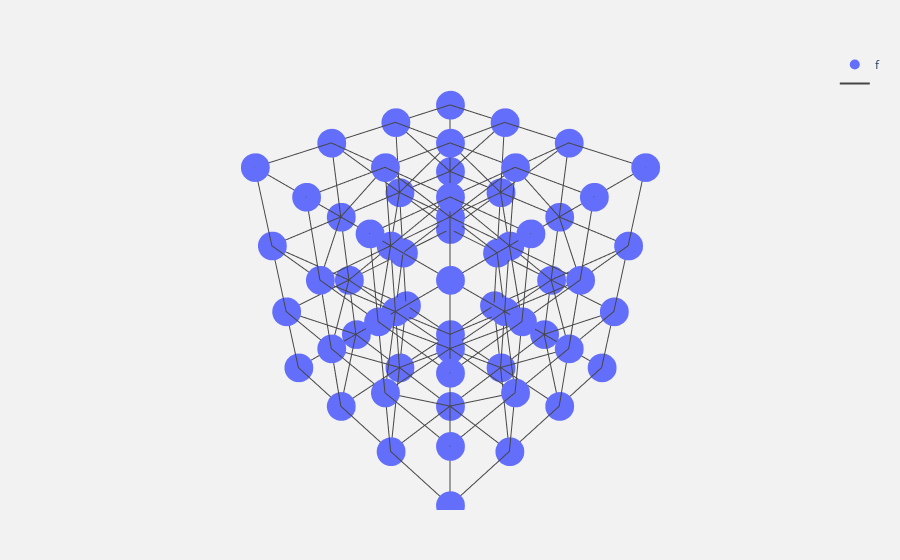
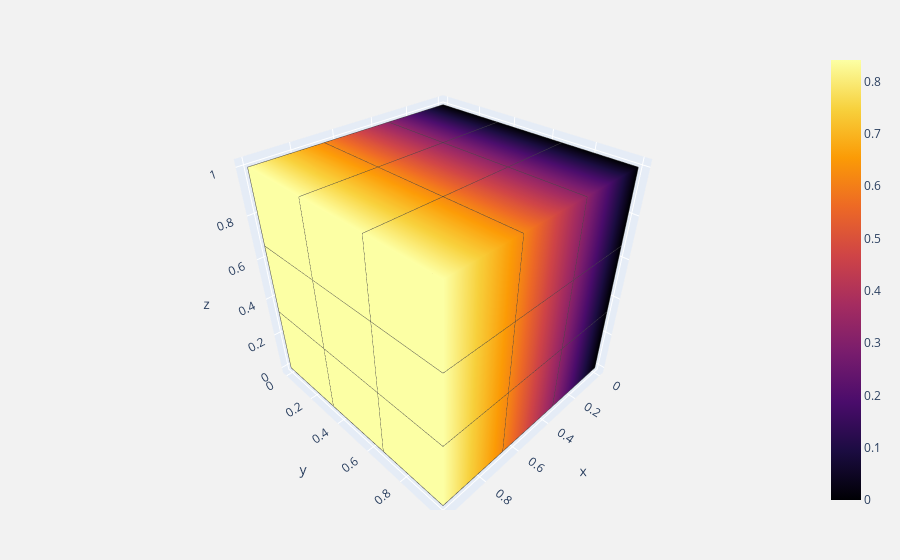
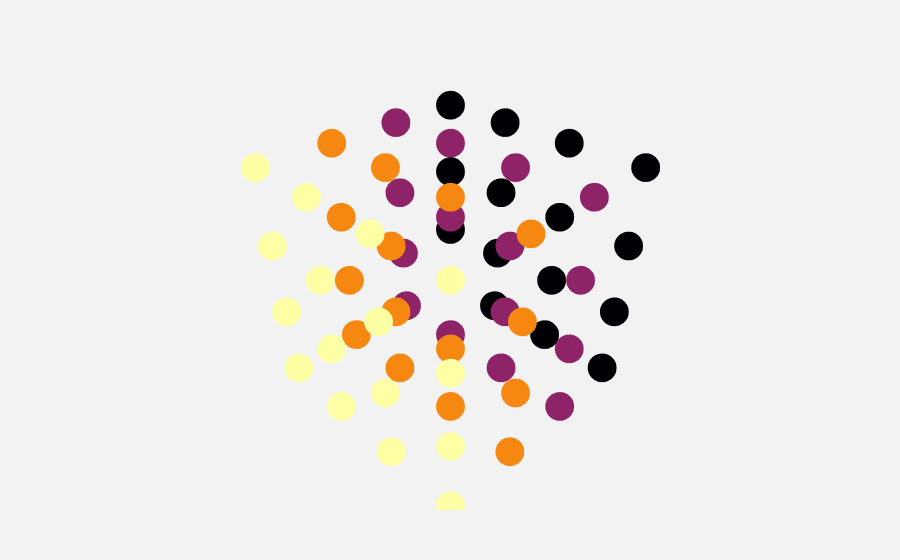
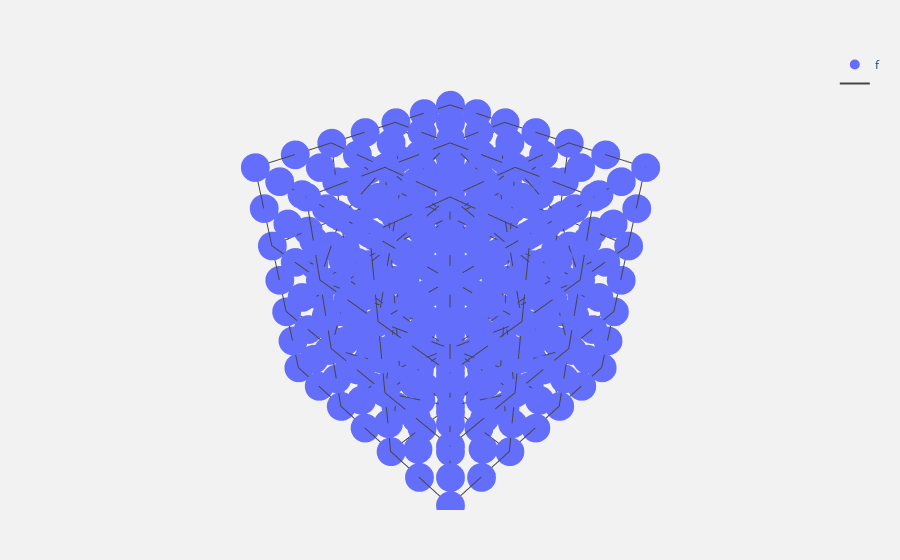

Here is the notebook cell these charts were saved with, in order:
### Code cell
for degree in [1, 2]: 
    V = df.FunctionSpace(mesh, "CG", degree)
    p = df.Function(V)
    p.interpolate(df.Expression("sin(x[0])", degree=1))
    plot(V)
    plot(p, show_grid=True)
    plot(p, scatter=True, wireframe=False)

### Figure 1 — Plotly figure (JSON) as saved in the notebook; plotly's stock layout.template omitted (floating-point values rounded to 4 significant figures; data arrays with more than 128 entries replaced by an {"elided": "..."} marker saying what was removed)
{"data": [{"marker": {"size": 10}, "mode": "markers", "name": "f", "type": "scatter3d", "uid": "e21d2aa3-2888-4c78-bead-a8c1900699c3", "x": [0, 0, 0.3333, 0.3333, 0, 0, 0.3333, 0.3333, 0.6667, 0.6667, 0, 0.3333, 0, 0.6667, 0, 0.3333, 0.3333, 0.6667, 0.6667, 1, 1, 0, 0.3333, 0, 0.3333, 0, 0.6667, 1, 1, 0.6667, 0.3333, 0.3333, 0, 0.3333, 0, 0.3333, 0, 0.6667, 0.6667, 1, 1, 0.6667, 1, 1, 0.6667, 0.6667, 0.6667, 1, 1, 0.3333, 0, 0.3333, 0, 0.6667, 1, 1, 0.6667, 1, 1, 1, 1, 0.6667, 0.3333, 0], "y": [0, 0, 0.3333, 0, 0.3333, 0, 0.3333, 0, 0.3333, 0, 0.3333, 0.6667, 0.6667, 0.6667, 0, 0.3333, 0, 0.3333, 0, 0.3333, 0, 0.3333, 0.6667, 0.6667, 1, 1, 0.6667, 0.6667, 1, 1, 0, 0.3333, 0.3333, 0.6667, 0.6667, 1, 1, 0.3333, 0, 0.3333, 0, 0.6667, 0.6667, 1, 1, 0, 0.3333, 0.3333, 0, 0.6667, 0.6667, 1, 1, 0.6667, 0.6667, 1, 1, 0, 0.3333, 0.6667, 1, 1, 1, 1], "z": [1, 0.6667, 1, 1, 1, 0.3333, 0.6667, 0.6667, 1, 1, 0.6667, 1, 1, 1, 0, 0.3333, 0.3333, 0.6667, 0.6667, 1, 1, 0.3333, 0.6667, 0.6667, 1, 1, 0.6667, 1, 1, 1, 0, 0, 0, 0.3333, 0.3333, 0.6667, 0.6667, 0.3333, 0.3333, 0.6667, 0.6667, 0.3333, 0.6667, 0.6667, 0.6667, 0, 0, 0.3333, 0.3333, 0, 0, 0.3333, 0.3333, 0, 0.3333, 0.3333, 0.3333, 0, 0, 0, 0, 0, 0, 0]}, {"hoverinfo": "none", "line": {"color": "rgb(70,70,70)", "width": 2}, "mode": "lines", "name": "", "type": "scatter3d", "uid": "77035ddc-af6d-452e-a092-3fa8ee06375b", "x": {"elided": "810 float values"}, "y": {"elided": "810 float values"}, "z": {"elided": "810 float values"}}], "layout": {"hovermode": "closest", "margin": {"b": 50, "l": 80, "r": 80, "t": 50}, "paper_bgcolor": "rgb(242, 242, 242)", "scene": {"aspectmode": "data", "xaxis": {"visible": false}, "yaxis": {"visible": false}, "zaxis": {"visible": false}}}}

### Figure 2 — Plotly figure (JSON) as saved in the notebook; plotly's stock layout.template omitted (floating-point values rounded to 4 significant figures; data arrays with more than 128 entries replaced by an {"elided": "..."} marker saying what was removed)
{"data": [{"colorscale": [[0, "#000004"], [0.1111, "#1b0c41"], [0.2222, "#4a0c6b"], [0.3333, "#781c6d"], [0.4444, "#a52c60"], [0.5556, "#cf4446"], [0.6667, "#ed6925"], [0.7778, "#fb9b06"], [0.8889, "#f7d13d"], [1, "#fcffa4"]], "flatshading": true, "hoverinfo": "all", "i": {"elided": "378 int values"}, "intensity": [0, 0.3272, 0.6184, 0.8415, 0, 0.3272, 0.6184, 0.8415, 0, 0.3272, 0.6184, 0.8415, 0, 0.3272, 0.6184, 0.8415, 0, 0.3272, 0.6184, 0.8415, 0, 0.3272, 0.6184, 0.8415, 0, 0.3272, 0.6184, 0.8415, 0, 0.3272, 0.6184, 0.8415, 0, 0.3272, 0.6184, 0.8415, 0, 0.3272, 0.6184, 0.8415, 0, 0.3272, 0.6184, 0.8415, 0, 0.3272, 0.6184, 0.8415, 0, 0.3272, 0.6184, 0.8415, 0, 0.3272, 0.6184, 0.8415, 0, 0.3272, 0.6184, 0.8415, 0, 0.3272, 0.6184, 0.8415], "intensitymode": "vertex", "j": {"elided": "378 int values"}, "k": {"elided": "378 int values"}, "lighting": {"ambient": 1}, "name": "", "showscale": true, "text": ["val:0.00000", "val:0.32719", "val:0.61837", "val:0.84147", "val:0.00000", "val:0.32719", "val:0.61837", "val:0.84147", "val:0.00000", "val:0.32719", "val:0.61837", "val:0.84147", "val:0.00000", "val:0.32719", "val:0.61837", "val:0.84147", "val:0.00000", "val:0.32719", "val:0.61837", "val:0.84147", "val:0.00000", "val:0.32719", "val:0.61837", "val:0.84147", "val:0.00000", "val:0.32719", "val:0.61837", "val:0.84147", "val:0.00000", "val:0.32719", "val:0.61837", "val:0.84147", "val:0.00000", "val:0.32719", "val:0.61837", "val:0.84147", "val:0.00000", "val:0.32719", "val:0.61837", "val:0.84147", "val:0.00000", "val:0.32719", "val:0.61837", "val:0.84147", "val:0.00000", "val:0.32719", "val:0.61837", "val:0.84147", "val:0.00000", "val:0.32719", "val:0.61837", "val:0.84147", "val:0.00000", "val:0.32719", "val:0.61837", "val:0.84147", "val:0.00000", "val:0.32719", "val:0.61837", "val:0.84147", "val:0.00000", "val:0.32719", "val:0.61837", "val:0.84147"], "type": "mesh3d", "uid": "99b33178-aaf1-44df-b27f-dd40e8bef8c3", "x": [0, 0.3333, 0.6667, 1, 0, 0.3333, 0.6667, 1, 0, 0.3333, 0.6667, 1, 0, 0.3333, 0.6667, 1, 0, 0.3333, 0.6667, 1, 0, 0.3333, 0.6667, 1, 0, 0.3333, 0.6667, 1, 0, 0.3333, 0.6667, 1, 0, 0.3333, 0.6667, 1, 0, 0.3333, 0.6667, 1, 0, 0.3333, 0.6667, 1, 0, 0.3333, 0.6667, 1, 0, 0.3333, 0.6667, 1, 0, 0.3333, 0.6667, 1, 0, 0.3333, 0.6667, 1, 0, 0.3333, 0.6667, 1], "y": [0, 0, 0, 0, 0.3333, 0.3333, 0.3333, 0.3333, 0.6667, 0.6667, 0.6667, 0.6667, 1, 1, 1, 1, 0, 0, 0, 0, 0.3333, 0.3333, 0.3333, 0.3333, 0.6667, 0.6667, 0.6667, 0.6667, 1, 1, 1, 1, 0, 0, 0, 0, 0.3333, 0.3333, 0.3333, 0.3333, 0.6667, 0.6667, 0.6667, 0.6667, 1, 1, 1, 1, 0, 0, 0, 0, 0.3333, 0.3333, 0.3333, 0.3333, 0.6667, 0.6667, 0.6667, 0.6667, 1, 1, 1, 1], "z": [0, 0, 0, 0, 0, 0, 0, 0, 0, 0, 0, 0, 0, 0, 0, 0, 0.3333, 0.3333, 0.3333, 0.3333, 0.3333, 0.3333, 0.3333, 0.3333, 0.3333, 0.3333, 0.3333, 0.3333, 0.3333, 0.3333, 0.3333, 0.3333, 0.6667, 0.6667, 0.6667, 0.6667, 0.6667, 0.6667, 0.6667, 0.6667, 0.6667, 0.6667, 0.6667, 0.6667, 0.6667, 0.6667, 0.6667, 0.6667, 1, 1, 1, 1, 1, 1, 1, 1, 1, 1, 1, 1, 1, 1, 1, 1]}, {"hoverinfo": "none", "line": {"color": "rgb(70,70,70)", "width": 2}, "mode": "lines", "name": "", "type": "scatter3d", "uid": "0a946342-f2a3-407c-8903-3b99da98109d", "x": {"elided": "810 float values"}, "y": {"elided": "810 float values"}, "z": {"elided": "810 float values"}}], "layout": {"hovermode": "closest", "margin": {"b": 50, "l": 80, "r": 80, "t": 50}, "paper_bgcolor": "rgb(242, 242, 242)", "scene": {"aspectmode": "data", "xaxis": {"visible": true}, "yaxis": {"visible": true}, "zaxis": {"visible": true}}}}

### Figure 3 — Plotly figure (JSON) as saved in the notebook; plotly's stock layout.template omitted (floating-point values rounded to 4 significant figures)
{"data": [{"hoverinfo": "all", "marker": {"color": [0, 0, 0.3272, 0.3272, 0, 0, 0.3272, 0.3272, 0.6184, 0.6184, 0, 0.3272, 0, 0.6184, 0, 0.3272, 0.3272, 0.6184, 0.6184, 0.8415, 0.8415, 0, 0.3272, 0, 0.3272, 0, 0.6184, 0.8415, 0.8415, 0.6184, 0.3272, 0.3272, 0, 0.3272, 0, 0.3272, 0, 0.6184, 0.6184, 0.8415, 0.8415, 0.6184, 0.8415, 0.8415, 0.6184, 0.6184, 0.6184, 0.8415, 0.8415, 0.3272, 0, 0.3272, 0, 0.6184, 0.8415, 0.8415, 0.6184, 0.8415, 0.8415, 0.8415, 0.8415, 0.6184, 0.3272, 0], "colorscale": [[0, "#000004"], [0.1111, "#1b0c41"], [0.2222, "#4a0c6b"], [0.3333, "#781c6d"], [0.4444, "#a52c60"], [0.5556, "#cf4446"], [0.6667, "#ed6925"], [0.7778, "#fb9b06"], [0.8889, "#f7d13d"], [1, "#fcffa4"]], "size": 10}, "mode": "markers", "text": ["val:0.00000", "val:0.00000", "val:0.32719", "val:0.32719", "val:0.00000", "val:0.00000", "val:0.32719", "val:0.32719", "val:0.61837", "val:0.61837", "val:0.00000", "val:0.32719", "val:0.00000", "val:0.61837", "val:0.00000", "val:0.32719", "val:0.32719", "val:0.61837", "val:0.61837", "val:0.84147", "val:0.84147", "val:0.00000", "val:0.32719", "val:0.00000", "val:0.32719", "val:0.00000", "val:0.61837", "val:0.84147", "val:0.84147", "val:0.61837", "val:0.32719", "val:0.32719", "val:0.00000", "val:0.32719", "val:0.00000", "val:0.32719", "val:0.00000", "val:0.61837", "val:0.61837", "val:0.84147", "val:0.84147", "val:0.61837", "val:0.84147", "val:0.84147", "val:0.61837", "val:0.61837", "val:0.61837", "val:0.84147", "val:0.84147", "val:0.32719", "val:0.00000", "val:0.32719", "val:0.00000", "val:0.61837", "val:0.84147", "val:0.84147", "val:0.61837", "val:0.84147", "val:0.84147", "val:0.84147", "val:0.84147", "val:0.61837", "val:0.32719", "val:0.00000"], "type": "scatter3d", "uid": "35eb4455-c30e-42c9-afd3-39bfdecbcb9b", "x": [0, 0, 0.3333, 0.3333, 0, 0, 0.3333, 0.3333, 0.6667, 0.6667, 0, 0.3333, 0, 0.6667, 0, 0.3333, 0.3333, 0.6667, 0.6667, 1, 1, 0, 0.3333, 0, 0.3333, 0, 0.6667, 1, 1, 0.6667, 0.3333, 0.3333, 0, 0.3333, 0, 0.3333, 0, 0.6667, 0.6667, 1, 1, 0.6667, 1, 1, 0.6667, 0.6667, 0.6667, 1, 1, 0.3333, 0, 0.3333, 0, 0.6667, 1, 1, 0.6667, 1, 1, 1, 1, 0.6667, 0.3333, 0], "y": [0, 0, 0.3333, 0, 0.3333, 0, 0.3333, 0, 0.3333, 0, 0.3333, 0.6667, 0.6667, 0.6667, 0, 0.3333, 0, 0.3333, 0, 0.3333, 0, 0.3333, 0.6667, 0.6667, 1, 1, 0.6667, 0.6667, 1, 1, 0, 0.3333, 0.3333, 0.6667, 0.6667, 1, 1, 0.3333, 0, 0.3333, 0, 0.6667, 0.6667, 1, 1, 0, 0.3333, 0.3333, 0, 0.6667, 0.6667, 1, 1, 0.6667, 0.6667, 1, 1, 0, 0.3333, 0.6667, 1, 1, 1, 1], "z": [1, 0.6667, 1, 1, 1, 0.3333, 0.6667, 0.6667, 1, 1, 0.6667, 1, 1, 1, 0, 0.3333, 0.3333, 0.6667, 0.6667, 1, 1, 0.3333, 0.6667, 0.6667, 1, 1, 0.6667, 1, 1, 1, 0, 0, 0, 0.3333, 0.3333, 0.6667, 0.6667, 0.3333, 0.3333, 0.6667, 0.6667, 0.3333, 0.6667, 0.6667, 0.6667, 0, 0, 0.3333, 0.3333, 0, 0, 0.3333, 0.3333, 0, 0.3333, 0.3333, 0.3333, 0, 0, 0, 0, 0, 0, 0]}], "layout": {"hovermode": "closest", "margin": {"b": 50, "l": 80, "r": 80, "t": 50}, "paper_bgcolor": "rgb(242, 242, 242)", "scene": {"aspectmode": "data", "xaxis": {"visible": false}, "yaxis": {"visible": false}, "zaxis": {"visible": false}}}}

### Figure 4 — Plotly figure (JSON) as saved in the notebook; plotly's stock layout.template omitted (floating-point values rounded to 4 significant figures; data arrays with more than 128 entries replaced by an {"elided": "..."} marker saying what was removed)
{"data": [{"marker": {"size": 10}, "mode": "markers", "name": "f", "type": "scatter3d", "uid": "9e315d95-ede5-4a0e-98a6-710bb333c3cc", "x": {"elided": "343 float values"}, "y": {"elided": "343 float values"}, "z": {"elided": "343 float values"}}, {"hoverinfo": "none", "line": {"color": "rgb(70,70,70)", "width": 2}, "mode": "lines", "name": "", "type": "scatter3d", "uid": "dd7ac954-cded-46bf-9a93-2bca7dc4395a", "x": {"elided": "810 float values"}, "y": {"elided": "810 float values"}, "z": {"elided": "810 float values"}}], "layout": {"hovermode": "closest", "margin": {"b": 50, "l": 80, "r": 80, "t": 50}, "paper_bgcolor": "rgb(242, 242, 242)", "scene": {"aspectmode": "data", "xaxis": {"visible": false}, "yaxis": {"visible": false}, "zaxis": {"visible": false}}}}
